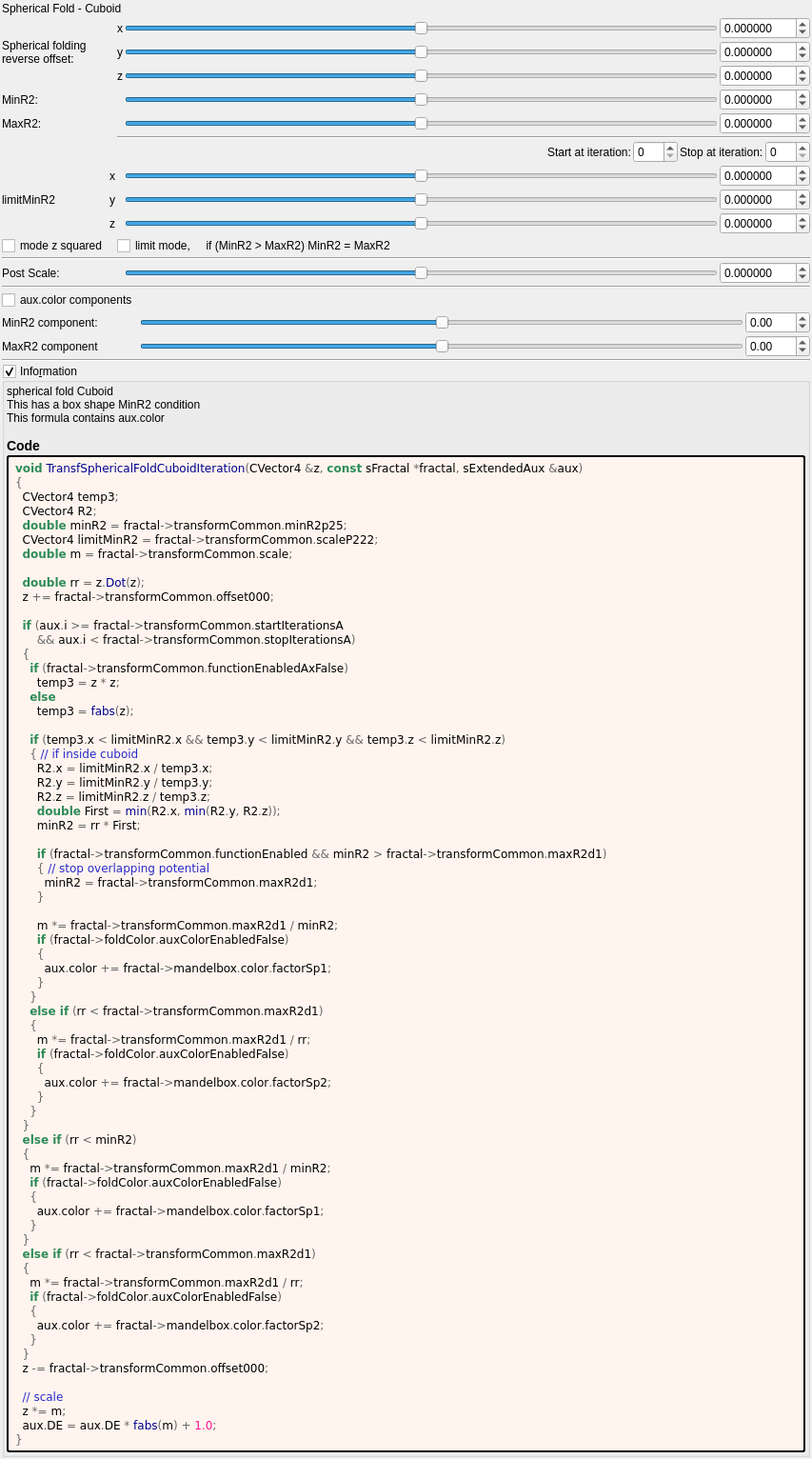
<?xml version="1.0" encoding="UTF-8"?>
<ui version="4.0">
 <class>transf_spherical_fold_cuboid</class>
 <widget class="QWidget" name="Form">
  <property name="geometry">
   <rect>
    <x>0</x>
    <y>0</y>
    <width>853</width>
    <height>1135</height>
   </rect>
  </property>
  <property name="windowTitle">
   <string notr="true">transf_spherical_fold_cuboid</string>
  </property>
  <layout class="QVBoxLayout" name="verticalLayout">
   <property name="spacing">
    <number>2</number>
   </property>
   <property name="leftMargin">
    <number>2</number>
   </property>
   <property name="topMargin">
    <number>2</number>
   </property>
   <property name="rightMargin">
    <number>2</number>
   </property>
   <property name="bottomMargin">
    <number>2</number>
   </property>
   <item>
    <widget class="QLabel" name="label_17">
     <property name="text">
      <string>Spherical Fold - Cuboid</string>
     </property>
    </widget>
   </item>
   <item>
    <layout class="QGridLayout" name="gridLayout_16">
     <property name="spacing">
      <number>2</number>
     </property>
     <item row="18" column="4">
      <widget class="MyDoubleSpinBox" name="spinbox_transf_scale">
       <property name="sizePolicy">
        <sizepolicy hsizetype="Minimum" vsizetype="Maximum">
         <horstretch>0</horstretch>
         <verstretch>0</verstretch>
        </sizepolicy>
       </property>
       <property name="prefix">
        <string/>
       </property>
       <property name="suffix">
        <string/>
       </property>
       <property name="decimals">
        <number>6</number>
       </property>
       <property name="minimum">
        <double>-99.989999999999995</double>
       </property>
       <property name="maximum">
        <double>99.989999999999995</double>
       </property>
       <property name="singleStep">
        <double>0.100000000000000</double>
       </property>
      </widget>
     </item>
     <item row="18" column="3">
      <widget class="QSlider" name="slider_transf_scale">
       <property name="sizePolicy">
        <sizepolicy hsizetype="Expanding" vsizetype="Maximum">
         <horstretch>0</horstretch>
         <verstretch>0</verstretch>
        </sizepolicy>
       </property>
       <property name="minimum">
        <number>-5000000</number>
       </property>
       <property name="maximum">
        <number>5000000</number>
       </property>
       <property name="value">
        <number>0</number>
       </property>
       <property name="sliderPosition">
        <number>0</number>
       </property>
       <property name="orientation">
        <enum>Qt::Horizontal</enum>
       </property>
      </widget>
     </item>
     <item row="2" column="4">
      <widget class="MyDoubleSpinBox" name="spinbox3_transf_offset_000_x">
       <property name="sizePolicy">
        <sizepolicy hsizetype="Minimum" vsizetype="Maximum">
         <horstretch>0</horstretch>
         <verstretch>0</verstretch>
        </sizepolicy>
       </property>
       <property name="prefix">
        <string/>
       </property>
       <property name="suffix">
        <string/>
       </property>
       <property name="decimals">
        <number>6</number>
       </property>
       <property name="minimum">
        <double>-100.000000000000000</double>
       </property>
       <property name="maximum">
        <double>100.000000000000000</double>
       </property>
       <property name="singleStep">
        <double>0.100000000000000</double>
       </property>
      </widget>
     </item>
     <item row="18" column="0">
      <widget class="QLabel" name="label_18">
       <property name="text">
        <string>Post Scale:</string>
       </property>
      </widget>
     </item>
     <item row="9" column="0" colspan="5">
      <layout class="QGridLayout" name="gridLayout_79">
       <property name="spacing">
        <number>2</number>
       </property>
       <item row="2" column="4">
        <widget class="QLabel" name="label_51">
         <property name="text">
          <string>Stop at iteration:</string>
         </property>
        </widget>
       </item>
       <item row="2" column="5">
        <widget class="MySpinBox" name="spinboxInt_transf_stop_iterations_A">
         <property name="sizePolicy">
          <sizepolicy hsizetype="Preferred" vsizetype="Maximum">
           <horstretch>0</horstretch>
           <verstretch>0</verstretch>
          </sizepolicy>
         </property>
         <property name="maximum">
          <number>999</number>
         </property>
        </widget>
       </item>
       <item row="2" column="1">
        <spacer name="horizontalSpacer_44">
         <property name="orientation">
          <enum>Qt::Horizontal</enum>
         </property>
         <property name="sizeHint" stdset="0">
          <size>
           <width>40</width>
           <height>20</height>
          </size>
         </property>
        </spacer>
       </item>
       <item row="2" column="3">
        <widget class="MySpinBox" name="spinboxInt_transf_start_iterations_A">
         <property name="sizePolicy">
          <sizepolicy hsizetype="Minimum" vsizetype="Maximum">
           <horstretch>0</horstretch>
           <verstretch>0</verstretch>
          </sizepolicy>
         </property>
         <property name="minimum">
          <number>0</number>
         </property>
         <property name="maximum">
          <number>999</number>
         </property>
         <property name="value">
          <number>0</number>
         </property>
        </widget>
       </item>
       <item row="2" column="2">
        <widget class="QLabel" name="label_71">
         <property name="text">
          <string>Start at iteration:</string>
         </property>
        </widget>
       </item>
      </layout>
     </item>
     <item row="3" column="4">
      <widget class="MyDoubleSpinBox" name="spinbox3_transf_offset_000_y">
       <property name="sizePolicy">
        <sizepolicy hsizetype="Minimum" vsizetype="Maximum">
         <horstretch>0</horstretch>
         <verstretch>0</verstretch>
        </sizepolicy>
       </property>
       <property name="prefix">
        <string/>
       </property>
       <property name="suffix">
        <string/>
       </property>
       <property name="decimals">
        <number>6</number>
       </property>
       <property name="minimum">
        <double>-100.000000000000000</double>
       </property>
       <property name="maximum">
        <double>100.000000000000000</double>
       </property>
       <property name="singleStep">
        <double>0.100000000000000</double>
       </property>
      </widget>
     </item>
     <item row="12" column="4">
      <widget class="MyDoubleSpinBox" name="spinbox3_transf_scaleP_222_y">
       <property name="sizePolicy">
        <sizepolicy hsizetype="Minimum" vsizetype="Maximum">
         <horstretch>0</horstretch>
         <verstretch>0</verstretch>
        </sizepolicy>
       </property>
       <property name="prefix">
        <string/>
       </property>
       <property name="suffix">
        <string/>
       </property>
       <property name="decimals">
        <number>6</number>
       </property>
       <property name="minimum">
        <double>-100.000000000000000</double>
       </property>
       <property name="maximum">
        <double>100.000000000000000</double>
       </property>
       <property name="singleStep">
        <double>0.100000000000000</double>
       </property>
      </widget>
     </item>
     <item row="12" column="3">
      <widget class="QSlider" name="slider3_transf_scaleP_222_y">
       <property name="sizePolicy">
        <sizepolicy hsizetype="Expanding" vsizetype="Maximum">
         <horstretch>0</horstretch>
         <verstretch>0</verstretch>
        </sizepolicy>
       </property>
       <property name="minimum">
        <number>-5000000</number>
       </property>
       <property name="maximum">
        <number>5000000</number>
       </property>
       <property name="singleStep">
        <number>1</number>
       </property>
       <property name="orientation">
        <enum>Qt::Horizontal</enum>
       </property>
      </widget>
     </item>
     <item row="2" column="0" rowspan="3">
      <widget class="QLabel" name="label_15">
       <property name="text">
        <string>Spherical folding
reverse offset:</string>
       </property>
      </widget>
     </item>
     <item row="6" column="0">
      <widget class="QLabel" name="label_16">
       <property name="text">
        <string>MaxR2:</string>
       </property>
      </widget>
     </item>
     <item row="13" column="3">
      <widget class="QSlider" name="slider3_transf_scaleP_222_z">
       <property name="sizePolicy">
        <sizepolicy hsizetype="Expanding" vsizetype="Maximum">
         <horstretch>0</horstretch>
         <verstretch>0</verstretch>
        </sizepolicy>
       </property>
       <property name="minimum">
        <number>-5000000</number>
       </property>
       <property name="maximum">
        <number>5000000</number>
       </property>
       <property name="singleStep">
        <number>1</number>
       </property>
       <property name="orientation">
        <enum>Qt::Horizontal</enum>
       </property>
      </widget>
     </item>
     <item row="12" column="0">
      <widget class="QLabel" name="label_20">
       <property name="text">
        <string>limitMinR2</string>
       </property>
      </widget>
     </item>
     <item row="3" column="2">
      <widget class="QLabel" name="label_116">
       <property name="sizePolicy">
        <sizepolicy hsizetype="Preferred" vsizetype="Preferred">
         <horstretch>0</horstretch>
         <verstretch>0</verstretch>
        </sizepolicy>
       </property>
       <property name="text">
        <string notr="true">y</string>
       </property>
       <property name="alignment">
        <set>Qt::AlignRight|Qt::AlignTrailing|Qt::AlignVCenter</set>
       </property>
      </widget>
     </item>
     <item row="2" column="3">
      <widget class="QSlider" name="slider3_transf_offset_000_x">
       <property name="sizePolicy">
        <sizepolicy hsizetype="Expanding" vsizetype="Maximum">
         <horstretch>0</horstretch>
         <verstretch>0</verstretch>
        </sizepolicy>
       </property>
       <property name="minimum">
        <number>-5000000</number>
       </property>
       <property name="maximum">
        <number>5000000</number>
       </property>
       <property name="singleStep">
        <number>1</number>
       </property>
       <property name="orientation">
        <enum>Qt::Horizontal</enum>
       </property>
      </widget>
     </item>
     <item row="5" column="3">
      <widget class="QSlider" name="slider_transf_minR2_p25">
       <property name="sizePolicy">
        <sizepolicy hsizetype="Expanding" vsizetype="Maximum">
         <horstretch>0</horstretch>
         <verstretch>0</verstretch>
        </sizepolicy>
       </property>
       <property name="minimum">
        <number>-5000000</number>
       </property>
       <property name="maximum">
        <number>5000000</number>
       </property>
       <property name="value">
        <number>0</number>
       </property>
       <property name="sliderPosition">
        <number>0</number>
       </property>
       <property name="orientation">
        <enum>Qt::Horizontal</enum>
       </property>
      </widget>
     </item>
     <item row="4" column="4">
      <widget class="MyDoubleSpinBox" name="spinbox3_transf_offset_000_z">
       <property name="sizePolicy">
        <sizepolicy hsizetype="Minimum" vsizetype="Maximum">
         <horstretch>0</horstretch>
         <verstretch>0</verstretch>
        </sizepolicy>
       </property>
       <property name="prefix">
        <string/>
       </property>
       <property name="suffix">
        <string/>
       </property>
       <property name="decimals">
        <number>6</number>
       </property>
       <property name="minimum">
        <double>-100.000000000000000</double>
       </property>
       <property name="maximum">
        <double>100.000000000000000</double>
       </property>
       <property name="singleStep">
        <double>0.100000000000000</double>
       </property>
      </widget>
     </item>
     <item row="5" column="0">
      <widget class="QLabel" name="label_47">
       <property name="text">
        <string>MinR2:</string>
       </property>
      </widget>
     </item>
     <item row="5" column="4">
      <widget class="MyDoubleSpinBox" name="spinbox_transf_minR2_p25">
       <property name="sizePolicy">
        <sizepolicy hsizetype="Minimum" vsizetype="Maximum">
         <horstretch>0</horstretch>
         <verstretch>0</verstretch>
        </sizepolicy>
       </property>
       <property name="prefix">
        <string/>
       </property>
       <property name="suffix">
        <string/>
       </property>
       <property name="decimals">
        <number>6</number>
       </property>
       <property name="minimum">
        <double>-99.989999999999995</double>
       </property>
       <property name="maximum">
        <double>99.989999999999995</double>
       </property>
       <property name="singleStep">
        <double>0.100000000000000</double>
       </property>
      </widget>
     </item>
     <item row="11" column="3">
      <widget class="QSlider" name="slider3_transf_scaleP_222_x">
       <property name="sizePolicy">
        <sizepolicy hsizetype="Expanding" vsizetype="Maximum">
         <horstretch>0</horstretch>
         <verstretch>0</verstretch>
        </sizepolicy>
       </property>
       <property name="minimum">
        <number>-5000000</number>
       </property>
       <property name="maximum">
        <number>5000000</number>
       </property>
       <property name="singleStep">
        <number>1</number>
       </property>
       <property name="orientation">
        <enum>Qt::Horizontal</enum>
       </property>
      </widget>
     </item>
     <item row="8" column="2" colspan="3">
      <widget class="Line" name="line_4">
       <property name="orientation">
        <enum>Qt::Horizontal</enum>
       </property>
      </widget>
     </item>
     <item row="11" column="4">
      <widget class="MyDoubleSpinBox" name="spinbox3_transf_scaleP_222_x">
       <property name="sizePolicy">
        <sizepolicy hsizetype="Minimum" vsizetype="Maximum">
         <horstretch>0</horstretch>
         <verstretch>0</verstretch>
        </sizepolicy>
       </property>
       <property name="prefix">
        <string/>
       </property>
       <property name="suffix">
        <string/>
       </property>
       <property name="decimals">
        <number>6</number>
       </property>
       <property name="minimum">
        <double>-100.000000000000000</double>
       </property>
       <property name="maximum">
        <double>100.000000000000000</double>
       </property>
       <property name="singleStep">
        <double>0.100000000000000</double>
       </property>
      </widget>
     </item>
     <item row="3" column="3">
      <widget class="QSlider" name="slider3_transf_offset_000_y">
       <property name="sizePolicy">
        <sizepolicy hsizetype="Expanding" vsizetype="Maximum">
         <horstretch>0</horstretch>
         <verstretch>0</verstretch>
        </sizepolicy>
       </property>
       <property name="minimum">
        <number>-5000000</number>
       </property>
       <property name="maximum">
        <number>5000000</number>
       </property>
       <property name="singleStep">
        <number>1</number>
       </property>
       <property name="orientation">
        <enum>Qt::Horizontal</enum>
       </property>
      </widget>
     </item>
     <item row="2" column="2">
      <widget class="QLabel" name="label_115">
       <property name="sizePolicy">
        <sizepolicy hsizetype="Preferred" vsizetype="Preferred">
         <horstretch>0</horstretch>
         <verstretch>0</verstretch>
        </sizepolicy>
       </property>
       <property name="text">
        <string notr="true">x</string>
       </property>
       <property name="alignment">
        <set>Qt::AlignRight|Qt::AlignTrailing|Qt::AlignVCenter</set>
       </property>
      </widget>
     </item>
     <item row="4" column="3">
      <widget class="QSlider" name="slider3_transf_offset_000_z">
       <property name="sizePolicy">
        <sizepolicy hsizetype="Expanding" vsizetype="Maximum">
         <horstretch>0</horstretch>
         <verstretch>0</verstretch>
        </sizepolicy>
       </property>
       <property name="minimum">
        <number>-5000000</number>
       </property>
       <property name="maximum">
        <number>5000000</number>
       </property>
       <property name="singleStep">
        <number>1</number>
       </property>
       <property name="orientation">
        <enum>Qt::Horizontal</enum>
       </property>
      </widget>
     </item>
     <item row="6" column="3">
      <widget class="QSlider" name="slider_transf_maxR2_1">
       <property name="sizePolicy">
        <sizepolicy hsizetype="Expanding" vsizetype="Maximum">
         <horstretch>0</horstretch>
         <verstretch>0</verstretch>
        </sizepolicy>
       </property>
       <property name="minimum">
        <number>-5000000</number>
       </property>
       <property name="maximum">
        <number>5000000</number>
       </property>
       <property name="value">
        <number>0</number>
       </property>
       <property name="sliderPosition">
        <number>0</number>
       </property>
       <property name="orientation">
        <enum>Qt::Horizontal</enum>
       </property>
      </widget>
     </item>
     <item row="4" column="2">
      <widget class="QLabel" name="label_117">
       <property name="sizePolicy">
        <sizepolicy hsizetype="Preferred" vsizetype="Preferred">
         <horstretch>0</horstretch>
         <verstretch>0</verstretch>
        </sizepolicy>
       </property>
       <property name="text">
        <string notr="true">z</string>
       </property>
       <property name="alignment">
        <set>Qt::AlignRight|Qt::AlignTrailing|Qt::AlignVCenter</set>
       </property>
      </widget>
     </item>
     <item row="13" column="4">
      <widget class="MyDoubleSpinBox" name="spinbox3_transf_scaleP_222_z">
       <property name="sizePolicy">
        <sizepolicy hsizetype="Minimum" vsizetype="Maximum">
         <horstretch>0</horstretch>
         <verstretch>0</verstretch>
        </sizepolicy>
       </property>
       <property name="prefix">
        <string/>
       </property>
       <property name="suffix">
        <string/>
       </property>
       <property name="decimals">
        <number>6</number>
       </property>
       <property name="minimum">
        <double>-100.000000000000000</double>
       </property>
       <property name="maximum">
        <double>100.000000000000000</double>
       </property>
       <property name="singleStep">
        <double>0.100000000000000</double>
       </property>
      </widget>
     </item>
     <item row="6" column="4">
      <widget class="MyDoubleSpinBox" name="spinbox_transf_maxR2_1">
       <property name="sizePolicy">
        <sizepolicy hsizetype="Minimum" vsizetype="Maximum">
         <horstretch>0</horstretch>
         <verstretch>0</verstretch>
        </sizepolicy>
       </property>
       <property name="prefix">
        <string/>
       </property>
       <property name="suffix">
        <string/>
       </property>
       <property name="decimals">
        <number>6</number>
       </property>
       <property name="minimum">
        <double>-99.989999999999995</double>
       </property>
       <property name="maximum">
        <double>99.989999999999995</double>
       </property>
       <property name="singleStep">
        <double>0.100000000000000</double>
       </property>
      </widget>
     </item>
     <item row="17" column="0" colspan="5">
      <widget class="Line" name="line_2">
       <property name="orientation">
        <enum>Qt::Horizontal</enum>
       </property>
      </widget>
     </item>
     <item row="14" column="0">
      <widget class="QCheckBox" name="checkBox_transf_function_enabledAx_false">
       <property name="text">
        <string notr="true">mode z squared</string>
       </property>
      </widget>
     </item>
     <item row="11" column="1">
      <widget class="QLabel" name="label_118">
       <property name="sizePolicy">
        <sizepolicy hsizetype="Preferred" vsizetype="Preferred">
         <horstretch>0</horstretch>
         <verstretch>0</verstretch>
        </sizepolicy>
       </property>
       <property name="text">
        <string notr="true">x</string>
       </property>
       <property name="alignment">
        <set>Qt::AlignRight|Qt::AlignTrailing|Qt::AlignVCenter</set>
       </property>
      </widget>
     </item>
     <item row="14" column="2" colspan="3">
      <widget class="QCheckBox" name="checkBox_transf_function_enabled">
       <property name="text">
        <string notr="true">limit mode,     if (MinR2 &gt; MaxR2) MinR2 = MaxR2</string>
       </property>
      </widget>
     </item>
     <item row="13" column="1">
      <widget class="QLabel" name="label_122">
       <property name="sizePolicy">
        <sizepolicy hsizetype="Preferred" vsizetype="Preferred">
         <horstretch>0</horstretch>
         <verstretch>0</verstretch>
        </sizepolicy>
       </property>
       <property name="text">
        <string notr="true">z</string>
       </property>
       <property name="alignment">
        <set>Qt::AlignRight|Qt::AlignTrailing|Qt::AlignVCenter</set>
       </property>
      </widget>
     </item>
     <item row="12" column="1">
      <widget class="QLabel" name="label_119">
       <property name="sizePolicy">
        <sizepolicy hsizetype="Preferred" vsizetype="Preferred">
         <horstretch>0</horstretch>
         <verstretch>0</verstretch>
        </sizepolicy>
       </property>
       <property name="text">
        <string notr="true">y</string>
       </property>
       <property name="alignment">
        <set>Qt::AlignRight|Qt::AlignTrailing|Qt::AlignVCenter</set>
       </property>
      </widget>
     </item>
    </layout>
   </item>
   <item>
    <widget class="Line" name="line_3">
     <property name="orientation">
      <enum>Qt::Horizontal</enum>
     </property>
    </widget>
   </item>
   <item>
    <layout class="QGridLayout" name="gridLayout_6">
     <property name="spacing">
      <number>2</number>
     </property>
     <item row="1" column="2">
      <widget class="MyDoubleSpinBox" name="spinbox_mandelbox_color_Sp1">
       <property name="sizePolicy">
        <sizepolicy hsizetype="Minimum" vsizetype="Maximum">
         <horstretch>0</horstretch>
         <verstretch>0</verstretch>
        </sizepolicy>
       </property>
       <property name="prefix">
        <string/>
       </property>
       <property name="suffix">
        <string/>
       </property>
       <property name="decimals">
        <number>2</number>
       </property>
       <property name="minimum">
        <double>-100.000000000000000</double>
       </property>
       <property name="maximum">
        <double>100.000000000000000</double>
       </property>
       <property name="singleStep">
        <double>0.100000000000000</double>
       </property>
      </widget>
     </item>
     <item row="1" column="1">
      <widget class="QSlider" name="slider_mandelbox_color_Sp1">
       <property name="sizePolicy">
        <sizepolicy hsizetype="Expanding" vsizetype="Maximum">
         <horstretch>0</horstretch>
         <verstretch>0</verstretch>
        </sizepolicy>
       </property>
       <property name="minimum">
        <number>-500</number>
       </property>
       <property name="maximum">
        <number>500</number>
       </property>
       <property name="singleStep">
        <number>1</number>
       </property>
       <property name="orientation">
        <enum>Qt::Horizontal</enum>
       </property>
      </widget>
     </item>
     <item row="1" column="0">
      <widget class="QLabel" name="label_28">
       <property name="text">
        <string>MinR2 component:</string>
       </property>
      </widget>
     </item>
     <item row="2" column="2">
      <widget class="MyDoubleSpinBox" name="spinbox_mandelbox_color_Sp2">
       <property name="sizePolicy">
        <sizepolicy hsizetype="Minimum" vsizetype="Maximum">
         <horstretch>0</horstretch>
         <verstretch>0</verstretch>
        </sizepolicy>
       </property>
       <property name="prefix">
        <string/>
       </property>
       <property name="suffix">
        <string/>
       </property>
       <property name="decimals">
        <number>2</number>
       </property>
       <property name="minimum">
        <double>-100.000000000000000</double>
       </property>
       <property name="maximum">
        <double>100.000000000000000</double>
       </property>
       <property name="singleStep">
        <double>0.100000000000000</double>
       </property>
      </widget>
     </item>
     <item row="2" column="1">
      <widget class="QSlider" name="slider_mandelbox_color_Sp2">
       <property name="sizePolicy">
        <sizepolicy hsizetype="Expanding" vsizetype="Maximum">
         <horstretch>0</horstretch>
         <verstretch>0</verstretch>
        </sizepolicy>
       </property>
       <property name="minimum">
        <number>-500</number>
       </property>
       <property name="maximum">
        <number>500</number>
       </property>
       <property name="singleStep">
        <number>1</number>
       </property>
       <property name="orientation">
        <enum>Qt::Horizontal</enum>
       </property>
      </widget>
     </item>
     <item row="2" column="0">
      <widget class="QLabel" name="label_29">
       <property name="text">
        <string>MaxR2 component</string>
       </property>
      </widget>
     </item>
     <item row="0" column="0">
      <widget class="QCheckBox" name="checkBox_fold_color_aux_color_enabled_false">
       <property name="text">
        <string notr="true">aux.color components</string>
       </property>
      </widget>
     </item>
    </layout>
   </item>
   <item>
    <widget class="Line" name="line_7">
     <property name="orientation">
      <enum>Qt::Horizontal</enum>
     </property>
    </widget>
   </item>
   <item>
    <widget class="MyGroupBox" name="groupCheck_info">
     <property name="title">
      <string>Info&amp;rmation</string>
     </property>
     <property name="flat">
      <bool>false</bool>
     </property>
     <property name="checkable">
      <bool>true</bool>
     </property>
     <layout class="QVBoxLayout" name="verticalLayout_2">
      <property name="spacing">
       <number>2</number>
      </property>
      <property name="leftMargin">
       <number>2</number>
      </property>
      <property name="topMargin">
       <number>2</number>
      </property>
      <property name="rightMargin">
       <number>2</number>
      </property>
      <property name="bottomMargin">
       <number>2</number>
      </property>
      <item>
       <widget class="QLabel" name="label_information_general">
        <property name="text">
         <string notr="true">&lt;p&gt;spherical fold Cuboid&lt;br&gt;This has a box shape MinR2 condition&lt;br&gt;This formula contains aux.color&lt;/p&gt;&lt;table&gt;
&lt;/table&gt;
&lt;h3&gt;Code&lt;/h3&gt;</string>
        </property>
        <property name="wordWrap">
         <bool>true</bool>
        </property>
        <property name="openExternalLinks">
         <bool>true</bool>
        </property>
        <property name="textInteractionFlags">
         <set>Qt::LinksAccessibleByMouse|Qt::TextSelectableByMouse</set>
        </property>
       </widget>
      </item>
      <item>
       <widget class="QLabel" name="label_code_content">
        <property name="styleSheet">
         <string notr="true">border-style: outset; border-width: 2px; border-radius: 3px; border-color: black; background-color: #fff5ee; padding: 4px;</string>
        </property>
        <property name="text">
         <string notr="true">&lt;body style=&quot;background-color:#fff5ee&quot;&gt;
&lt;pre style=&quot;color:#000000; background-color:#fff5ee;  font-family:'Courier New',monospace;&quot;&gt;&lt;span style=&quot;color:#2e8b57; font-weight:bold&quot;&gt;void&lt;/span&gt; &lt;span style=&quot;color:#00008f&quot;&gt;TransfSphericalFoldCuboidIteration&lt;/span&gt;&lt;span style=&quot;color:#676767&quot;&gt;(&lt;/span&gt;CVector4 &lt;span style=&quot;color:#676767&quot;&gt;&amp;amp;&lt;/span&gt;z&lt;span style=&quot;color:#676767&quot;&gt;,&lt;/span&gt; &lt;span style=&quot;color:#2e8b57; font-weight:bold&quot;&gt;const&lt;/span&gt; sFractal &lt;span style=&quot;color:#676767&quot;&gt;*&lt;/span&gt;fractal&lt;span style=&quot;color:#676767&quot;&gt;,&lt;/span&gt; sExtendedAux &lt;span style=&quot;color:#676767&quot;&gt;&amp;amp;&lt;/span&gt;aux&lt;span style=&quot;color:#676767&quot;&gt;)&lt;/span&gt;
&lt;span style=&quot;color:#676767&quot;&gt;{&lt;/span&gt;
  CVector4 temp3&lt;span style=&quot;color:#676767&quot;&gt;;&lt;/span&gt;
  CVector4 R2&lt;span style=&quot;color:#676767&quot;&gt;;&lt;/span&gt;
  &lt;span style=&quot;color:#2e8b57; font-weight:bold&quot;&gt;double&lt;/span&gt; minR2 &lt;span style=&quot;color:#676767&quot;&gt;=&lt;/span&gt; fractal&lt;span style=&quot;color:#676767&quot;&gt;-&amp;gt;&lt;/span&gt;transformCommon&lt;span style=&quot;color:#676767&quot;&gt;.&lt;/span&gt;minR2p25&lt;span style=&quot;color:#676767&quot;&gt;;&lt;/span&gt;
  CVector4 limitMinR2 &lt;span style=&quot;color:#676767&quot;&gt;=&lt;/span&gt; fractal&lt;span style=&quot;color:#676767&quot;&gt;-&amp;gt;&lt;/span&gt;transformCommon&lt;span style=&quot;color:#676767&quot;&gt;.&lt;/span&gt;scaleP222&lt;span style=&quot;color:#676767&quot;&gt;;&lt;/span&gt;
  &lt;span style=&quot;color:#2e8b57; font-weight:bold&quot;&gt;double&lt;/span&gt; m &lt;span style=&quot;color:#676767&quot;&gt;=&lt;/span&gt; fractal&lt;span style=&quot;color:#676767&quot;&gt;-&amp;gt;&lt;/span&gt;transformCommon&lt;span style=&quot;color:#676767&quot;&gt;.&lt;/span&gt;scale&lt;span style=&quot;color:#676767&quot;&gt;;&lt;/span&gt;

  &lt;span style=&quot;color:#2e8b57; font-weight:bold&quot;&gt;double&lt;/span&gt; rr &lt;span style=&quot;color:#676767&quot;&gt;=&lt;/span&gt; z&lt;span style=&quot;color:#676767&quot;&gt;.&lt;/span&gt;&lt;span style=&quot;color:#00008f&quot;&gt;Dot&lt;/span&gt;&lt;span style=&quot;color:#676767&quot;&gt;(&lt;/span&gt;z&lt;span style=&quot;color:#676767&quot;&gt;);&lt;/span&gt;
  z &lt;span style=&quot;color:#676767&quot;&gt;+=&lt;/span&gt; fractal&lt;span style=&quot;color:#676767&quot;&gt;-&amp;gt;&lt;/span&gt;transformCommon&lt;span style=&quot;color:#676767&quot;&gt;.&lt;/span&gt;offset000&lt;span style=&quot;color:#676767&quot;&gt;;&lt;/span&gt;

  &lt;span style=&quot;color:#2e8b57; font-weight:bold&quot;&gt;if&lt;/span&gt; &lt;span style=&quot;color:#676767&quot;&gt;(&lt;/span&gt;aux&lt;span style=&quot;color:#676767&quot;&gt;.&lt;/span&gt;i &lt;span style=&quot;color:#676767&quot;&gt;&amp;gt;=&lt;/span&gt; fractal&lt;span style=&quot;color:#676767&quot;&gt;-&amp;gt;&lt;/span&gt;transformCommon&lt;span style=&quot;color:#676767&quot;&gt;.&lt;/span&gt;startIterationsA
      &lt;span style=&quot;color:#676767&quot;&gt;&amp;amp;&amp;amp;&lt;/span&gt; aux&lt;span style=&quot;color:#676767&quot;&gt;.&lt;/span&gt;i &lt;span style=&quot;color:#676767&quot;&gt;&amp;lt;&lt;/span&gt; fractal&lt;span style=&quot;color:#676767&quot;&gt;-&amp;gt;&lt;/span&gt;transformCommon&lt;span style=&quot;color:#676767&quot;&gt;.&lt;/span&gt;stopIterationsA&lt;span style=&quot;color:#676767&quot;&gt;)&lt;/span&gt;
  &lt;span style=&quot;color:#676767&quot;&gt;{&lt;/span&gt;
    &lt;span style=&quot;color:#2e8b57; font-weight:bold&quot;&gt;if&lt;/span&gt; &lt;span style=&quot;color:#676767&quot;&gt;(&lt;/span&gt;fractal&lt;span style=&quot;color:#676767&quot;&gt;-&amp;gt;&lt;/span&gt;transformCommon&lt;span style=&quot;color:#676767&quot;&gt;.&lt;/span&gt;functionEnabledAxFalse&lt;span style=&quot;color:#676767&quot;&gt;)&lt;/span&gt;
      temp3 &lt;span style=&quot;color:#676767&quot;&gt;=&lt;/span&gt; z &lt;span style=&quot;color:#676767&quot;&gt;*&lt;/span&gt; z&lt;span style=&quot;color:#676767&quot;&gt;;&lt;/span&gt;
    &lt;span style=&quot;color:#2e8b57; font-weight:bold&quot;&gt;else&lt;/span&gt;
      temp3 &lt;span style=&quot;color:#676767&quot;&gt;=&lt;/span&gt; &lt;span style=&quot;color:#00008f&quot;&gt;fabs&lt;/span&gt;&lt;span style=&quot;color:#676767&quot;&gt;(&lt;/span&gt;z&lt;span style=&quot;color:#676767&quot;&gt;);&lt;/span&gt;

    &lt;span style=&quot;color:#2e8b57; font-weight:bold&quot;&gt;if&lt;/span&gt; &lt;span style=&quot;color:#676767&quot;&gt;(&lt;/span&gt;temp3&lt;span style=&quot;color:#676767&quot;&gt;.&lt;/span&gt;x &lt;span style=&quot;color:#676767&quot;&gt;&amp;lt;&lt;/span&gt; limitMinR2&lt;span style=&quot;color:#676767&quot;&gt;.&lt;/span&gt;x &lt;span style=&quot;color:#676767&quot;&gt;&amp;amp;&amp;amp;&lt;/span&gt; temp3&lt;span style=&quot;color:#676767&quot;&gt;.&lt;/span&gt;y &lt;span style=&quot;color:#676767&quot;&gt;&amp;lt;&lt;/span&gt; limitMinR2&lt;span style=&quot;color:#676767&quot;&gt;.&lt;/span&gt;y &lt;span style=&quot;color:#676767&quot;&gt;&amp;amp;&amp;amp;&lt;/span&gt; temp3&lt;span style=&quot;color:#676767&quot;&gt;.&lt;/span&gt;z &lt;span style=&quot;color:#676767&quot;&gt;&amp;lt;&lt;/span&gt; limitMinR2&lt;span style=&quot;color:#676767&quot;&gt;.&lt;/span&gt;z&lt;span style=&quot;color:#676767&quot;&gt;)&lt;/span&gt;
    &lt;span style=&quot;color:#676767&quot;&gt;{&lt;/span&gt; &lt;span style=&quot;color:#2929cc&quot;&gt;// if inside cuboid&lt;/span&gt;
      R2&lt;span style=&quot;color:#676767&quot;&gt;.&lt;/span&gt;x &lt;span style=&quot;color:#676767&quot;&gt;=&lt;/span&gt; limitMinR2&lt;span style=&quot;color:#676767&quot;&gt;.&lt;/span&gt;x &lt;span style=&quot;color:#676767&quot;&gt;/&lt;/span&gt; temp3&lt;span style=&quot;color:#676767&quot;&gt;.&lt;/span&gt;x&lt;span style=&quot;color:#676767&quot;&gt;;&lt;/span&gt;
      R2&lt;span style=&quot;color:#676767&quot;&gt;.&lt;/span&gt;y &lt;span style=&quot;color:#676767&quot;&gt;=&lt;/span&gt; limitMinR2&lt;span style=&quot;color:#676767&quot;&gt;.&lt;/span&gt;y &lt;span style=&quot;color:#676767&quot;&gt;/&lt;/span&gt; temp3&lt;span style=&quot;color:#676767&quot;&gt;.&lt;/span&gt;y&lt;span style=&quot;color:#676767&quot;&gt;;&lt;/span&gt;
      R2&lt;span style=&quot;color:#676767&quot;&gt;.&lt;/span&gt;z &lt;span style=&quot;color:#676767&quot;&gt;=&lt;/span&gt; limitMinR2&lt;span style=&quot;color:#676767&quot;&gt;.&lt;/span&gt;z &lt;span style=&quot;color:#676767&quot;&gt;/&lt;/span&gt; temp3&lt;span style=&quot;color:#676767&quot;&gt;.&lt;/span&gt;z&lt;span style=&quot;color:#676767&quot;&gt;;&lt;/span&gt;
      &lt;span style=&quot;color:#2e8b57; font-weight:bold&quot;&gt;double&lt;/span&gt; First &lt;span style=&quot;color:#676767&quot;&gt;=&lt;/span&gt; &lt;span style=&quot;color:#00008f&quot;&gt;min&lt;/span&gt;&lt;span style=&quot;color:#676767&quot;&gt;(&lt;/span&gt;R2&lt;span style=&quot;color:#676767&quot;&gt;.&lt;/span&gt;x&lt;span style=&quot;color:#676767&quot;&gt;,&lt;/span&gt; &lt;span style=&quot;color:#00008f&quot;&gt;min&lt;/span&gt;&lt;span style=&quot;color:#676767&quot;&gt;(&lt;/span&gt;R2&lt;span style=&quot;color:#676767&quot;&gt;.&lt;/span&gt;y&lt;span style=&quot;color:#676767&quot;&gt;,&lt;/span&gt; R2&lt;span style=&quot;color:#676767&quot;&gt;.&lt;/span&gt;z&lt;span style=&quot;color:#676767&quot;&gt;));&lt;/span&gt;
      minR2 &lt;span style=&quot;color:#676767&quot;&gt;=&lt;/span&gt; rr &lt;span style=&quot;color:#676767&quot;&gt;*&lt;/span&gt; First&lt;span style=&quot;color:#676767&quot;&gt;;&lt;/span&gt;

      &lt;span style=&quot;color:#2e8b57; font-weight:bold&quot;&gt;if&lt;/span&gt; &lt;span style=&quot;color:#676767&quot;&gt;(&lt;/span&gt;fractal&lt;span style=&quot;color:#676767&quot;&gt;-&amp;gt;&lt;/span&gt;transformCommon&lt;span style=&quot;color:#676767&quot;&gt;.&lt;/span&gt;functionEnabled &lt;span style=&quot;color:#676767&quot;&gt;&amp;amp;&amp;amp;&lt;/span&gt; minR2 &lt;span style=&quot;color:#676767&quot;&gt;&amp;gt;&lt;/span&gt; fractal&lt;span style=&quot;color:#676767&quot;&gt;-&amp;gt;&lt;/span&gt;transformCommon&lt;span style=&quot;color:#676767&quot;&gt;.&lt;/span&gt;maxR2d1&lt;span style=&quot;color:#676767&quot;&gt;)&lt;/span&gt;
      &lt;span style=&quot;color:#676767&quot;&gt;{&lt;/span&gt; &lt;span style=&quot;color:#2929cc&quot;&gt;// stop overlapping potential&lt;/span&gt;
        minR2 &lt;span style=&quot;color:#676767&quot;&gt;=&lt;/span&gt; fractal&lt;span style=&quot;color:#676767&quot;&gt;-&amp;gt;&lt;/span&gt;transformCommon&lt;span style=&quot;color:#676767&quot;&gt;.&lt;/span&gt;maxR2d1&lt;span style=&quot;color:#676767&quot;&gt;;&lt;/span&gt;
      &lt;span style=&quot;color:#676767&quot;&gt;}&lt;/span&gt;

      m &lt;span style=&quot;color:#676767&quot;&gt;*=&lt;/span&gt; fractal&lt;span style=&quot;color:#676767&quot;&gt;-&amp;gt;&lt;/span&gt;transformCommon&lt;span style=&quot;color:#676767&quot;&gt;.&lt;/span&gt;maxR2d1 &lt;span style=&quot;color:#676767&quot;&gt;/&lt;/span&gt; minR2&lt;span style=&quot;color:#676767&quot;&gt;;&lt;/span&gt;
      &lt;span style=&quot;color:#2e8b57; font-weight:bold&quot;&gt;if&lt;/span&gt; &lt;span style=&quot;color:#676767&quot;&gt;(&lt;/span&gt;fractal&lt;span style=&quot;color:#676767&quot;&gt;-&amp;gt;&lt;/span&gt;foldColor&lt;span style=&quot;color:#676767&quot;&gt;.&lt;/span&gt;auxColorEnabledFalse&lt;span style=&quot;color:#676767&quot;&gt;)&lt;/span&gt;
      &lt;span style=&quot;color:#676767&quot;&gt;{&lt;/span&gt;
        aux&lt;span style=&quot;color:#676767&quot;&gt;.&lt;/span&gt;color &lt;span style=&quot;color:#676767&quot;&gt;+=&lt;/span&gt; fractal&lt;span style=&quot;color:#676767&quot;&gt;-&amp;gt;&lt;/span&gt;mandelbox&lt;span style=&quot;color:#676767&quot;&gt;.&lt;/span&gt;color&lt;span style=&quot;color:#676767&quot;&gt;.&lt;/span&gt;factorSp1&lt;span style=&quot;color:#676767&quot;&gt;;&lt;/span&gt;
      &lt;span style=&quot;color:#676767&quot;&gt;}&lt;/span&gt;
    &lt;span style=&quot;color:#676767&quot;&gt;}&lt;/span&gt;
    &lt;span style=&quot;color:#2e8b57; font-weight:bold&quot;&gt;else if&lt;/span&gt; &lt;span style=&quot;color:#676767&quot;&gt;(&lt;/span&gt;rr &lt;span style=&quot;color:#676767&quot;&gt;&amp;lt;&lt;/span&gt; fractal&lt;span style=&quot;color:#676767&quot;&gt;-&amp;gt;&lt;/span&gt;transformCommon&lt;span style=&quot;color:#676767&quot;&gt;.&lt;/span&gt;maxR2d1&lt;span style=&quot;color:#676767&quot;&gt;)&lt;/span&gt;
    &lt;span style=&quot;color:#676767&quot;&gt;{&lt;/span&gt;
      m &lt;span style=&quot;color:#676767&quot;&gt;*=&lt;/span&gt; fractal&lt;span style=&quot;color:#676767&quot;&gt;-&amp;gt;&lt;/span&gt;transformCommon&lt;span style=&quot;color:#676767&quot;&gt;.&lt;/span&gt;maxR2d1 &lt;span style=&quot;color:#676767&quot;&gt;/&lt;/span&gt; rr&lt;span style=&quot;color:#676767&quot;&gt;;&lt;/span&gt;
      &lt;span style=&quot;color:#2e8b57; font-weight:bold&quot;&gt;if&lt;/span&gt; &lt;span style=&quot;color:#676767&quot;&gt;(&lt;/span&gt;fractal&lt;span style=&quot;color:#676767&quot;&gt;-&amp;gt;&lt;/span&gt;foldColor&lt;span style=&quot;color:#676767&quot;&gt;.&lt;/span&gt;auxColorEnabledFalse&lt;span style=&quot;color:#676767&quot;&gt;)&lt;/span&gt;
      &lt;span style=&quot;color:#676767&quot;&gt;{&lt;/span&gt;
        aux&lt;span style=&quot;color:#676767&quot;&gt;.&lt;/span&gt;color &lt;span style=&quot;color:#676767&quot;&gt;+=&lt;/span&gt; fractal&lt;span style=&quot;color:#676767&quot;&gt;-&amp;gt;&lt;/span&gt;mandelbox&lt;span style=&quot;color:#676767&quot;&gt;.&lt;/span&gt;color&lt;span style=&quot;color:#676767&quot;&gt;.&lt;/span&gt;factorSp2&lt;span style=&quot;color:#676767&quot;&gt;;&lt;/span&gt;
      &lt;span style=&quot;color:#676767&quot;&gt;}&lt;/span&gt;
    &lt;span style=&quot;color:#676767&quot;&gt;}&lt;/span&gt;
  &lt;span style=&quot;color:#676767&quot;&gt;}&lt;/span&gt;
  &lt;span style=&quot;color:#2e8b57; font-weight:bold&quot;&gt;else if&lt;/span&gt; &lt;span style=&quot;color:#676767&quot;&gt;(&lt;/span&gt;rr &lt;span style=&quot;color:#676767&quot;&gt;&amp;lt;&lt;/span&gt; minR2&lt;span style=&quot;color:#676767&quot;&gt;)&lt;/span&gt;
  &lt;span style=&quot;color:#676767&quot;&gt;{&lt;/span&gt;
    m &lt;span style=&quot;color:#676767&quot;&gt;*=&lt;/span&gt; fractal&lt;span style=&quot;color:#676767&quot;&gt;-&amp;gt;&lt;/span&gt;transformCommon&lt;span style=&quot;color:#676767&quot;&gt;.&lt;/span&gt;maxR2d1 &lt;span style=&quot;color:#676767&quot;&gt;/&lt;/span&gt; minR2&lt;span style=&quot;color:#676767&quot;&gt;;&lt;/span&gt;
    &lt;span style=&quot;color:#2e8b57; font-weight:bold&quot;&gt;if&lt;/span&gt; &lt;span style=&quot;color:#676767&quot;&gt;(&lt;/span&gt;fractal&lt;span style=&quot;color:#676767&quot;&gt;-&amp;gt;&lt;/span&gt;foldColor&lt;span style=&quot;color:#676767&quot;&gt;.&lt;/span&gt;auxColorEnabledFalse&lt;span style=&quot;color:#676767&quot;&gt;)&lt;/span&gt;
    &lt;span style=&quot;color:#676767&quot;&gt;{&lt;/span&gt;
      aux&lt;span style=&quot;color:#676767&quot;&gt;.&lt;/span&gt;color &lt;span style=&quot;color:#676767&quot;&gt;+=&lt;/span&gt; fractal&lt;span style=&quot;color:#676767&quot;&gt;-&amp;gt;&lt;/span&gt;mandelbox&lt;span style=&quot;color:#676767&quot;&gt;.&lt;/span&gt;color&lt;span style=&quot;color:#676767&quot;&gt;.&lt;/span&gt;factorSp1&lt;span style=&quot;color:#676767&quot;&gt;;&lt;/span&gt;
    &lt;span style=&quot;color:#676767&quot;&gt;}&lt;/span&gt;
  &lt;span style=&quot;color:#676767&quot;&gt;}&lt;/span&gt;
  &lt;span style=&quot;color:#2e8b57; font-weight:bold&quot;&gt;else if&lt;/span&gt; &lt;span style=&quot;color:#676767&quot;&gt;(&lt;/span&gt;rr &lt;span style=&quot;color:#676767&quot;&gt;&amp;lt;&lt;/span&gt; fractal&lt;span style=&quot;color:#676767&quot;&gt;-&amp;gt;&lt;/span&gt;transformCommon&lt;span style=&quot;color:#676767&quot;&gt;.&lt;/span&gt;maxR2d1&lt;span style=&quot;color:#676767&quot;&gt;)&lt;/span&gt;
  &lt;span style=&quot;color:#676767&quot;&gt;{&lt;/span&gt;
    m &lt;span style=&quot;color:#676767&quot;&gt;*=&lt;/span&gt; fractal&lt;span style=&quot;color:#676767&quot;&gt;-&amp;gt;&lt;/span&gt;transformCommon&lt;span style=&quot;color:#676767&quot;&gt;.&lt;/span&gt;maxR2d1 &lt;span style=&quot;color:#676767&quot;&gt;/&lt;/span&gt; rr&lt;span style=&quot;color:#676767&quot;&gt;;&lt;/span&gt;
    &lt;span style=&quot;color:#2e8b57; font-weight:bold&quot;&gt;if&lt;/span&gt; &lt;span style=&quot;color:#676767&quot;&gt;(&lt;/span&gt;fractal&lt;span style=&quot;color:#676767&quot;&gt;-&amp;gt;&lt;/span&gt;foldColor&lt;span style=&quot;color:#676767&quot;&gt;.&lt;/span&gt;auxColorEnabledFalse&lt;span style=&quot;color:#676767&quot;&gt;)&lt;/span&gt;
    &lt;span style=&quot;color:#676767&quot;&gt;{&lt;/span&gt;
      aux&lt;span style=&quot;color:#676767&quot;&gt;.&lt;/span&gt;color &lt;span style=&quot;color:#676767&quot;&gt;+=&lt;/span&gt; fractal&lt;span style=&quot;color:#676767&quot;&gt;-&amp;gt;&lt;/span&gt;mandelbox&lt;span style=&quot;color:#676767&quot;&gt;.&lt;/span&gt;color&lt;span style=&quot;color:#676767&quot;&gt;.&lt;/span&gt;factorSp2&lt;span style=&quot;color:#676767&quot;&gt;;&lt;/span&gt;
    &lt;span style=&quot;color:#676767&quot;&gt;}&lt;/span&gt;
  &lt;span style=&quot;color:#676767&quot;&gt;}&lt;/span&gt;
  z &lt;span style=&quot;color:#676767&quot;&gt;-=&lt;/span&gt; fractal&lt;span style=&quot;color:#676767&quot;&gt;-&amp;gt;&lt;/span&gt;transformCommon&lt;span style=&quot;color:#676767&quot;&gt;.&lt;/span&gt;offset000&lt;span style=&quot;color:#676767&quot;&gt;;&lt;/span&gt;

  &lt;span style=&quot;color:#2929cc&quot;&gt;// scale&lt;/span&gt;
  z &lt;span style=&quot;color:#676767&quot;&gt;*=&lt;/span&gt; m&lt;span style=&quot;color:#676767&quot;&gt;;&lt;/span&gt;
  aux&lt;span style=&quot;color:#676767&quot;&gt;.&lt;/span&gt;DE &lt;span style=&quot;color:#676767&quot;&gt;=&lt;/span&gt; aux&lt;span style=&quot;color:#676767&quot;&gt;.&lt;/span&gt;DE &lt;span style=&quot;color:#676767&quot;&gt;*&lt;/span&gt; &lt;span style=&quot;color:#00008f&quot;&gt;fabs&lt;/span&gt;&lt;span style=&quot;color:#676767&quot;&gt;(&lt;/span&gt;m&lt;span style=&quot;color:#676767&quot;&gt;) +&lt;/span&gt; &lt;span style=&quot;color:#ff1493&quot;&gt;1.0&lt;/span&gt;&lt;span style=&quot;color:#676767&quot;&gt;;&lt;/span&gt;
&lt;span style=&quot;color:#676767&quot;&gt;}&lt;/span&gt;
&lt;/pre&gt;
&lt;/body&gt;</string>
        </property>
        <property name="wordWrap">
         <bool>true</bool>
        </property>
        <property name="openExternalLinks">
         <bool>true</bool>
        </property>
        <property name="textInteractionFlags">
         <set>Qt::LinksAccessibleByMouse|Qt::TextSelectableByMouse</set>
        </property>
       </widget>
      </item>
     </layout>
    </widget>
   </item>
   <item>
    <spacer name="verticalSpacer">
     <property name="orientation">
      <enum>Qt::Vertical</enum>
     </property>
     <property name="sizeHint" stdset="0">
      <size>
       <width>20</width>
       <height>40</height>
      </size>
     </property>
    </spacer>
   </item>
  </layout>
 </widget>
 <customwidgets>
  <customwidget>
   <class>MyGroupBox</class>
   <extends>QGroupBox</extends>
   <header>my_group_box.h</header>
   <container>1</container>
  </customwidget>
  <customwidget>
   <class>MyDoubleSpinBox</class>
   <extends>QDoubleSpinBox</extends>
   <header>my_double_spin_box.h</header>
  </customwidget>
  <customwidget>
   <class>MySpinBox</class>
   <extends>QSpinBox</extends>
   <header>my_spin_box.h</header>
  </customwidget>
 </customwidgets>
 <tabstops>
  <tabstop>slider3_transf_offset_000_x</tabstop>
  <tabstop>spinbox3_transf_offset_000_x</tabstop>
  <tabstop>slider3_transf_offset_000_y</tabstop>
  <tabstop>spinbox3_transf_offset_000_y</tabstop>
  <tabstop>slider3_transf_offset_000_z</tabstop>
  <tabstop>spinbox3_transf_offset_000_z</tabstop>
  <tabstop>groupCheck_info</tabstop>
 </tabstops>
 <resources/>
 <connections>
  <connection>
   <sender>checkBox_fold_color_aux_color_enabled_false</sender>
   <signal>toggled(bool)</signal>
   <receiver>slider_mandelbox_color_Sp1</receiver>
   <slot>setEnabled(bool)</slot>
   <hints>
    <hint type="sourcelabel">
     <x>103</x>
     <y>384</y>
    </hint>
    <hint type="destinationlabel">
     <x>506</x>
     <y>404</y>
    </hint>
   </hints>
  </connection>
  <connection>
   <sender>checkBox_fold_color_aux_color_enabled_false</sender>
   <signal>toggled(bool)</signal>
   <receiver>spinbox_mandelbox_color_Sp1</receiver>
   <slot>setEnabled(bool)</slot>
   <hints>
    <hint type="sourcelabel">
     <x>154</x>
     <y>380</y>
    </hint>
    <hint type="destinationlabel">
     <x>811</x>
     <y>405</y>
    </hint>
   </hints>
  </connection>
  <connection>
   <sender>checkBox_fold_color_aux_color_enabled_false</sender>
   <signal>toggled(bool)</signal>
   <receiver>slider_mandelbox_color_Sp2</receiver>
   <slot>setEnabled(bool)</slot>
   <hints>
    <hint type="sourcelabel">
     <x>142</x>
     <y>383</y>
    </hint>
    <hint type="destinationlabel">
     <x>492</x>
     <y>448</y>
    </hint>
   </hints>
  </connection>
  <connection>
   <sender>checkBox_fold_color_aux_color_enabled_false</sender>
   <signal>toggled(bool)</signal>
   <receiver>spinbox_mandelbox_color_Sp2</receiver>
   <slot>setEnabled(bool)</slot>
   <hints>
    <hint type="sourcelabel">
     <x>91</x>
     <y>384</y>
    </hint>
    <hint type="destinationlabel">
     <x>825</x>
     <y>449</y>
    </hint>
   </hints>
  </connection>
 </connections>
</ui>
